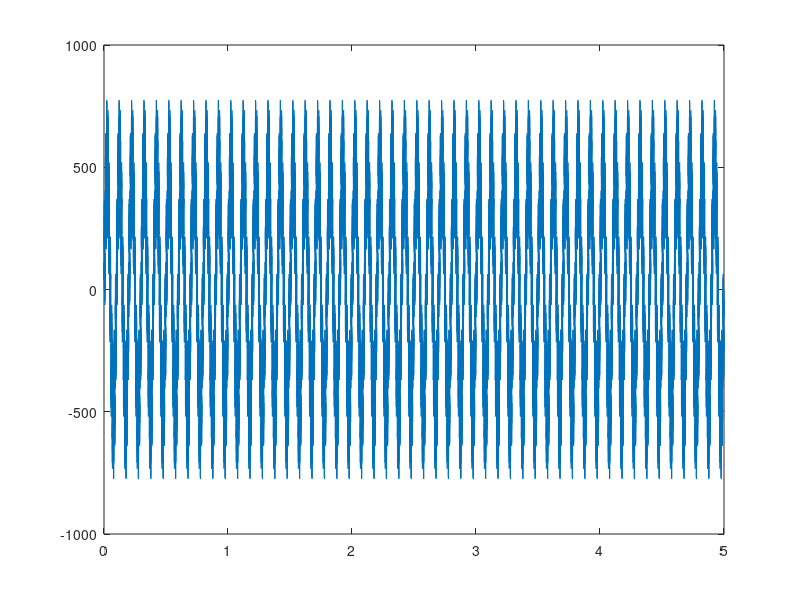
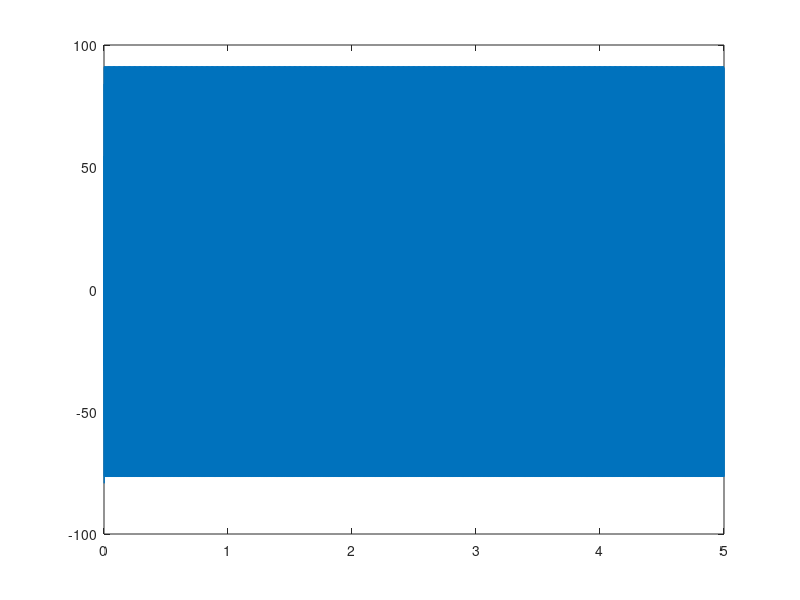

These charts were generated, in order, by the following MATLAB code:
% Filter testing ground. Used specifically to test filter used with Mohit's
% muxing data.

clearvars

Fs = 600e3;     %samples/s
channels = 16;  
dt = (1 / ( Fs / channels ) );
t = 0:dt:5;     % total simulation time

%Filter Specs
order = 3;
passBandF = 750;
passBandFL = 7500;

%% Generate signal
A(1,:) = 500*sin(2*pi*t*10);
A(2,:) = 200*sin(2*pi*t*100);
A(3,:) = 50*sin(2*pi*t*1000);
A(4,:) = 50*sin(2*pi*t*2000);

signal = sum(A);
%% Filter signal
%Butterworth filter _ high pass
[ B, A ] = butter( order, passBandF / ( Fs/2/16 ), 'high');
dataHighPass = filter( B, A, signal);

%Butterworth filter _ low pass
[ B, A ] = butter( order, passBandFL / ( Fs/2/16 ));
dataHighPass = filter( B, A, dataHighPass);
dataHighPass = dataHighPass.';

%%
figure
plot(t, signal)
figure
plot(t, dataHighPass)